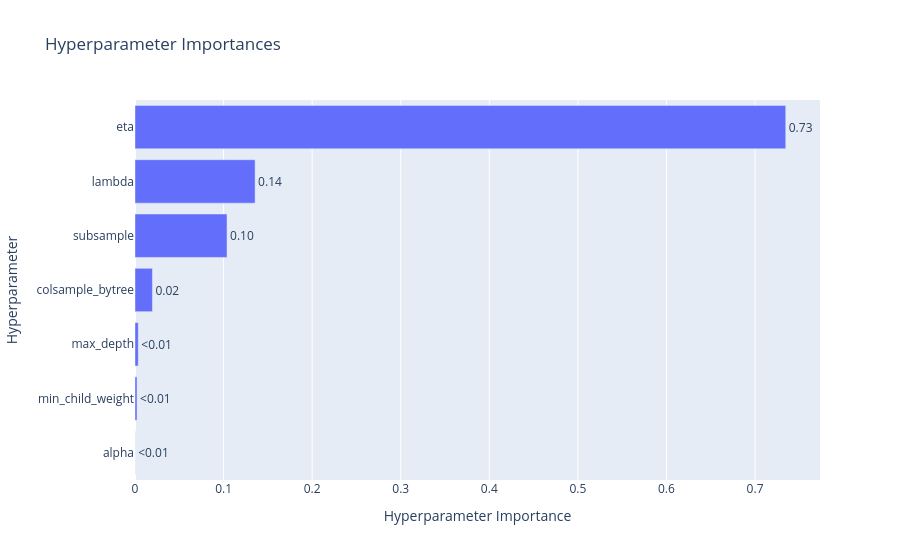

This figure's notebook cell:
### Code cell
# Visualising feature importance :
import optuna.visualization as vis
vis.plot_param_importances(study=study)

### Figure 1 — Plotly figure (JSON) as saved in the notebook; plotly's stock layout.template omitted (floating-point values rounded to 4 significant figures)
{"data": [{"cliponaxis": false, "hovertemplate": ["alpha (FloatDistribution): 0.00013592611856089344<extra></extra>", "min_child_weight (IntDistribution): 0.002302229802272143<extra></extra>", "max_depth (IntDistribution): 0.0036906067433280414<extra></extra>", "colsample_bytree (FloatDistribution): 0.0196858394956903<extra></extra>", "subsample (FloatDistribution): 0.10389992401551539<extra></extra>", "lambda (FloatDistribution): 0.135605474870221<extra></extra>", "eta (FloatDistribution): 0.7346799989544124<extra></extra>"], "name": "Objective Value", "orientation": "h", "text": ["<0.01", "<0.01", "<0.01", "0.02", "0.10", "0.14", "0.73"], "textposition": "outside", "type": "bar", "x": [0.0001359, 0.002302, 0.003691, 0.01969, 0.1039, 0.1356, 0.7347], "y": ["alpha", "min_child_weight", "max_depth", "colsample_bytree", "subsample", "lambda", "eta"]}], "layout": {"title": {"text": "Hyperparameter Importances"}, "xaxis": {"title": {"text": "Hyperparameter Importance"}}, "yaxis": {"title": {"text": "Hyperparameter"}}}}
